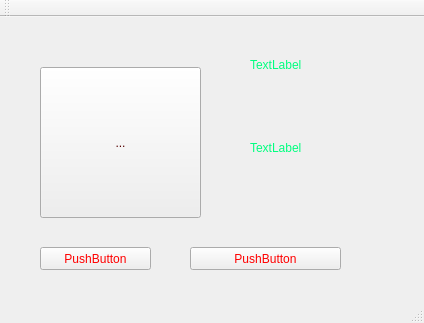
<?xml version="1.0" encoding="UTF-8"?>
<ui version="4.0">
 <class>MainWindow</class>
 <widget class="QMainWindow" name="MainWindow">
  <property name="geometry">
   <rect>
    <x>0</x>
    <y>0</y>
    <width>424</width>
    <height>323</height>
   </rect>
  </property>
  <property name="font">
   <font>
    <family>Narkisim</family>
    <pointsize>16</pointsize>
    <weight>50</weight>
    <italic>false</italic>
    <bold>false</bold>
   </font>
  </property>
  <property name="cursor">
   <cursorShape>ArrowCursor</cursorShape>
  </property>
  <property name="windowTitle">
   <string>MainWindow</string>
  </property>
  <property name="styleSheet">
   <string notr="true">* { color: rgb(85, 0, 0) }
.QLabel{ color: rgb(0, 255, 127) }
.QPushButton { color: red }
* { 
	font: 16pt &quot;Narkisim&quot;;
}</string>
  </property>
  <widget class="QWidget" name="centralWidget">
   <widget class="QToolButton" name="toolButton">
    <property name="geometry">
     <rect>
      <x>40</x>
      <y>50</y>
      <width>161</width>
      <height>151</height>
     </rect>
    </property>
    <property name="text">
     <string>...</string>
    </property>
    <property name="icon">
     <iconset resource="images.qrc">
      <normaloff>:/img/img/bigRedButton.png</normaloff>:/img/img/bigRedButton.png</iconset>
    </property>
    <property name="iconSize">
     <size>
      <width>346</width>
      <height>328</height>
     </size>
    </property>
   </widget>
   <widget class="QLabel" name="label">
    <property name="geometry">
     <rect>
      <x>250</x>
      <y>40</y>
      <width>101</width>
      <height>16</height>
     </rect>
    </property>
    <property name="text">
     <string>TextLabel</string>
    </property>
   </widget>
   <widget class="QLabel" name="label_2">
    <property name="geometry">
     <rect>
      <x>250</x>
      <y>120</y>
      <width>151</width>
      <height>21</height>
     </rect>
    </property>
    <property name="styleSheet">
     <string notr="true"/>
    </property>
    <property name="text">
     <string>TextLabel</string>
    </property>
   </widget>
   <widget class="QPushButton" name="pushButton">
    <property name="geometry">
     <rect>
      <x>40</x>
      <y>230</y>
      <width>111</width>
      <height>23</height>
     </rect>
    </property>
    <property name="text">
     <string>PushButton</string>
    </property>
   </widget>
   <widget class="QPushButton" name="pushButton_2">
    <property name="geometry">
     <rect>
      <x>190</x>
      <y>230</y>
      <width>151</width>
      <height>23</height>
     </rect>
    </property>
    <property name="styleSheet">
     <string notr="true">QPushButton { color: red }</string>
    </property>
    <property name="text">
     <string>PushButton</string>
    </property>
   </widget>
  </widget>
  <widget class="QMenuBar" name="menuBar">
   <property name="geometry">
    <rect>
     <x>0</x>
     <y>0</y>
     <width>424</width>
     <height>26</height>
    </rect>
   </property>
  </widget>
  <widget class="QToolBar" name="mainToolBar">
   <attribute name="toolBarArea">
    <enum>TopToolBarArea</enum>
   </attribute>
   <attribute name="toolBarBreak">
    <bool>false</bool>
   </attribute>
  </widget>
  <widget class="QStatusBar" name="statusBar"/>
 </widget>
 <layoutdefault spacing="6" margin="11"/>
 <resources>
  <include location="images.qrc"/>
 </resources>
 <connections/>
</ui>
